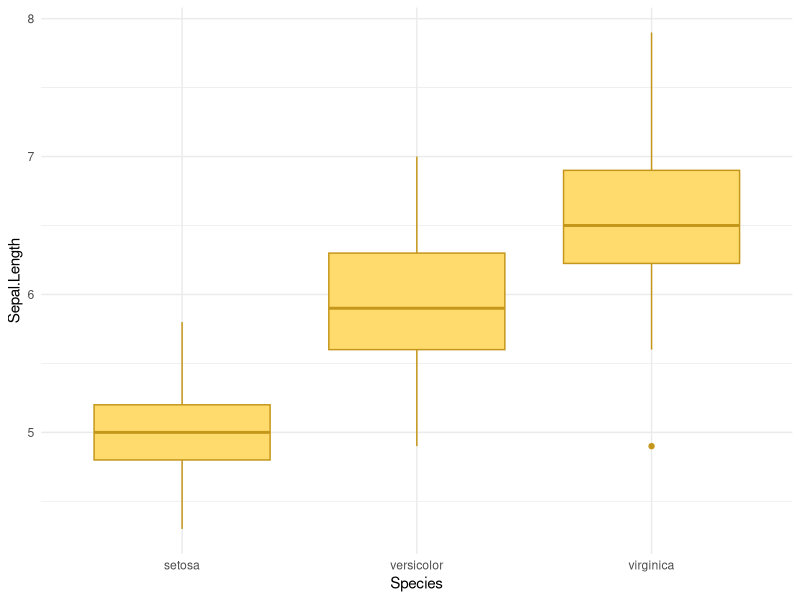
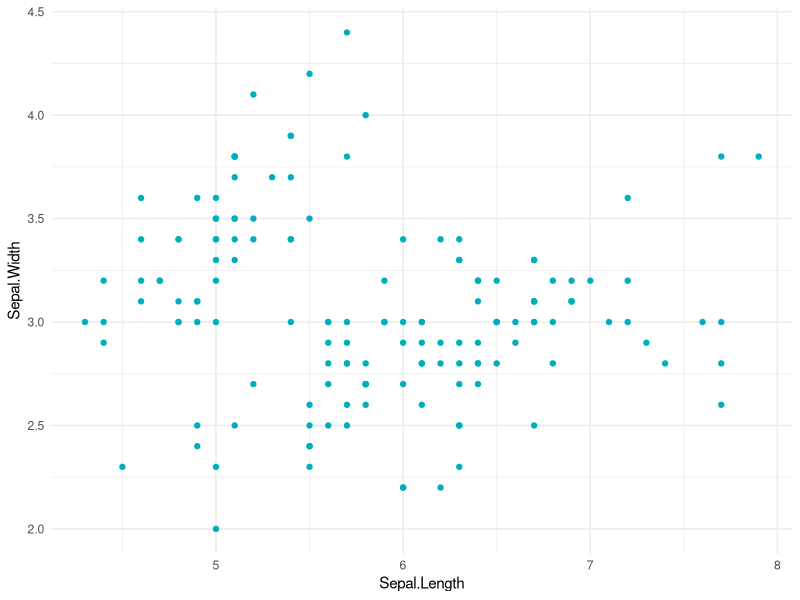
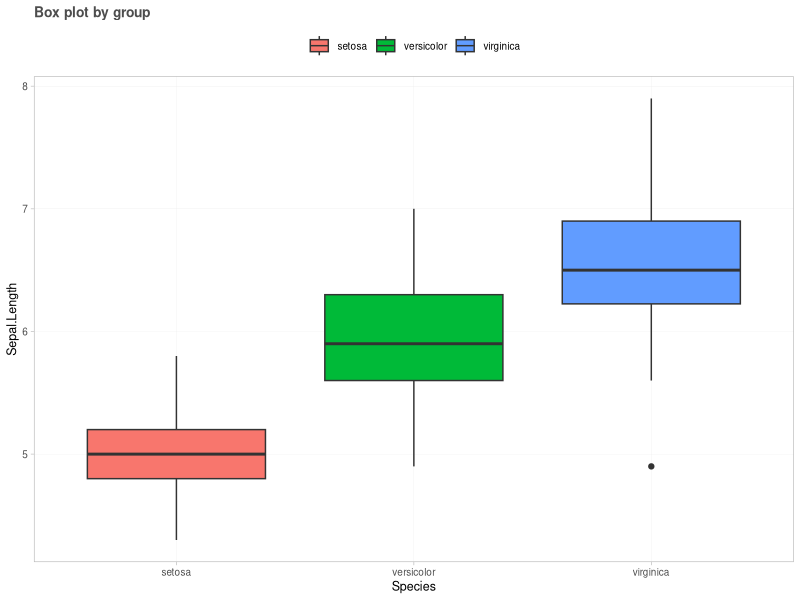
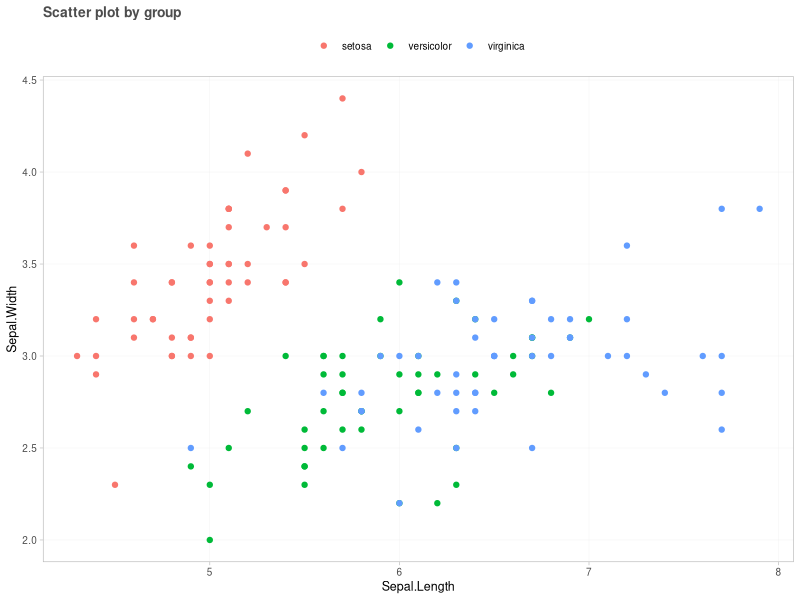
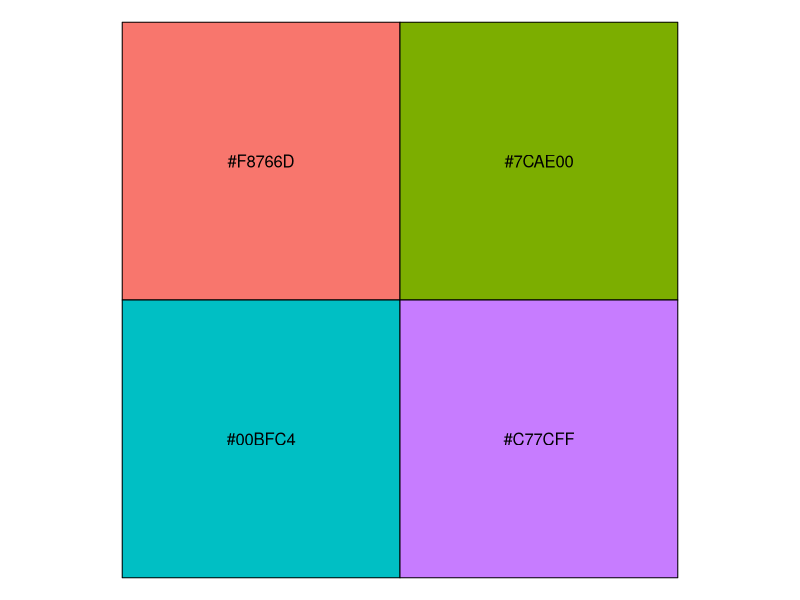
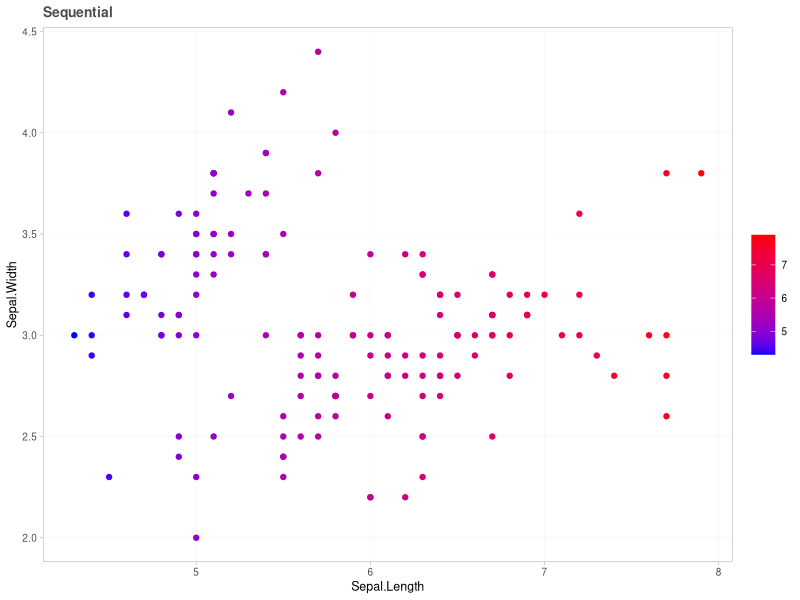
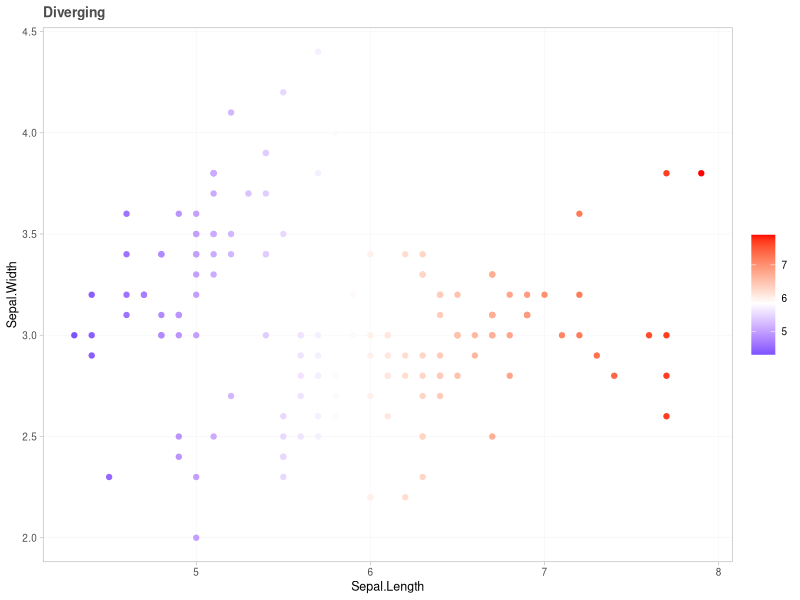
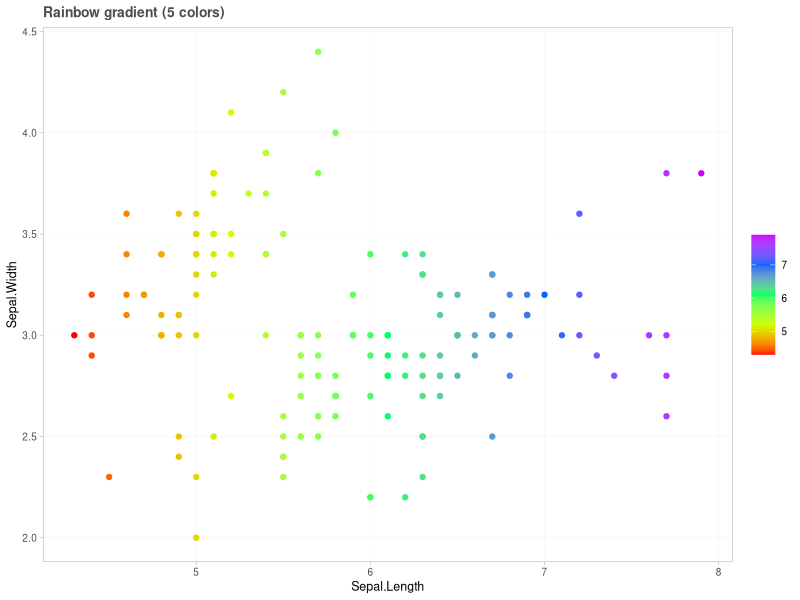

Generate these figures, in order, with R:
## ---- chunk 1
knitr::opts_chunk$set( echo=TRUE, fig.width=5, fig.height=3 )
options(scipen=999) # "Desliga" notação científica. Para "ligar" use scipen=0

library(tidyverse)
library(patchwork)
## ---- chunk 2
theme_set(theme_light(base_size=9))
theme_update(
  panel.grid.minor=element_blank(),
  panel.grid.major=element_line(colour="gray92", linewidth=0.1),
  plot.title=element_text(size=10, colour="gray30", face="bold"),
  plot.subtitle=element_text(face='italic', colour="gray50", size=9),
  plot.caption=element_text(colour="gray50", hjust=0, size=8),
  legend.title=element_blank(),
)
## ---- chunk 3
theme_classic()$panel.grid
## ---- chunk 4
# Box plot
ggplot(iris, aes(Species, Sepal.Length)) + 
  geom_boxplot(fill="#FFDB6D", color="#C4961A") +
  theme_minimal()

# Scatter plot
ggplot(iris, aes(Sepal.Length, Sepal.Width)) + 
  geom_point(color="#00AFBB") +
  theme_minimal()
## ---- chunk 5
ggplot(iris, aes(Species, Sepal.Length)) + 
  geom_boxplot(aes(fill=Species)) +
  theme(legend.position="top") +
  labs(title="Box plot by group")
## ---- chunk 6
ggplot(iris, aes(Sepal.Length, Sepal.Width)) + 
  geom_point(aes(color=Species)) +
  theme(legend.position="top") +
  labs(title="Scatter plot by group")
## ---- chunk 7
scales::show_col(scales::hue_pal()(4))
## ---- chunk 8
# Specify the colors for low and high ends of gradient
ggplot(iris, aes(Sepal.Length, Sepal.Width)) +
  geom_point(aes(color=Sepal.Length)) +
  scale_color_gradient(low="blue", high="red") +
  labs(title="Sequential")
## ---- chunk 9
# Specify also the colour for mid point
ggplot(iris, aes(Sepal.Length, Sepal.Width)) +
  geom_point(aes(color=Sepal.Length)) +
  scale_color_gradient2(midpoint=mean(iris$Sepal.Length), low="blue", mid="white",
                        high="red", space="Lab" ) +
  labs(title="Diverging")
## ---- chunk 10
ggplot(iris, aes(Sepal.Length, Sepal.Width)) +
  geom_point(aes(color=Sepal.Length)) + 
  scale_color_gradientn(colours=rainbow(5)) +
  labs(title="Rainbow gradient (5 colors)")
## ---- chunk 11
library(RColorBrewer)
display.brewer.all() # to check all colorbrewer palettes
## ---- chunk 12
display.brewer.all(colorblindFriendly=TRUE)
## ---- chunk 13
ggplot(iris, aes(Sepal.Length, Sepal.Width))+
  geom_point(aes(color=Species)) +
  scale_color_brewer(palette="Dark2")+
  geom_smooth(aes(color=Species, fill=Species), formula=y ~ x, method="lm") + 
  scale_fill_brewer(palette="Dark2") +
  theme_minimal() +
  theme(legend.position="bottom") +
  labs(title="Brewer on a plot")
## ---- chunk 14
display.brewer.pal(n=8, name="Dark2")
## ---- chunk 15
brewer.pal(3, "Dark2")
## ---- chunk 16
library("viridis")           # Load
viridis(6)
## ---- chunk 17
plt <- function(nome, opt) {
  ggplot(iris, aes(Sepal.Length, Sepal.Width))+
  geom_point(aes(color=Sepal.Length)) +
  scale_color_viridis(option=opt)+
  theme(legend.position="bottom") +
  labs(title=nome, x=element_blank(), y=element_blank())
}
## ---- chunk 18
plt("Magma", "A") + plt("Inferno", "B") + plt("Plasma", "C") + plt("Viridis", "D") +
  plot_annotation(title="GRADIENT color palettes")
## ---- chunk 19
plt <- function(nome, opt) {
  ggplot(iris, aes(Sepal.Length, Sepal.Width))+
  geom_point(aes(color=Species)) +
  geom_smooth(aes(color=Species, fill=Species), formula=y ~ x, method="lm") + 
  scale_color_viridis(discrete=TRUE, option=opt)+
  scale_fill_viridis(discrete=TRUE, option=opt) +
  theme(legend.position="bottom") +
  labs(title=nome, x=element_blank(), y=element_blank())
}

plt("Magma", "A") + plt("Inferno", "B") + plt("Plasma", "C") + plt("Viridis", "D") +
  plot_annotation(title="DISCRETE color palettes")
## ---- chunk 20
rm(list=ls())
## ---- chunk 21
ggplot(data=mpg) + # layer1 => data
  geom_point(        # layer2 => geom (points)
    mapping=aes(x=displ, y=hwy) # mapping => how variables map to visuals
  ) +
  labs(title="Simple scatter plot")
## ---- chunk 22
mpg |>  ggplot(aes(displ, hwy)) +
  geom_smooth(method="lm", se=FALSE,            # linear fit to the data point
              color="blue", size=1) +           # tuning line color and thickness
  geom_point(alpha=0.5, size=2) +               # tuning the transparency and size of data points
  labs(x="Displ", y="Highway consumption",      # adding titles to the axis
       title="Scatter plot with linear fit",      # adding title to the plot
       subtitle="Subtitle goes here",             # adding subtitles to the plot
       caption="Source: goes here")               # adding caption to the plot

## ---- chunk 23
### default smooth fit
p2 <- mpg |> ggplot(aes(displ, hwy)) + 
  geom_smooth(stat="smooth", color="blue", size=1) +
  geom_point() +
  labs(x="Highway consumption", y="Avg. Temperature (°C)",
       title="Smooth fit (default)")

### linear fit
p3 <- mpg |> ggplot(aes(displ, hwy)) + 
  geom_smooth(method="lm", se=FALSE,
              color="blue", size=1) +
  geom_point() +
  labs(x="Highway consumption", y="Avg. Temperature (°C)",
       title="Linear fit")

### user defined formula for fitting
p4 <- mpg |> ggplot(aes(displ, hwy)) + 
  geom_smooth(method="lm", formula=y~x+I(x^2)+I(x^3),        
              color="blue", size=1) +
  geom_point() +
  labs(x="Highway consumption", y="Avg. Temperature (°C)",
       title="User defined function for fitting")

p2 + p3 + p4
## ---- chunk 24
rm(list=ls()) # Limpa o global environment
## ---- chunk 25
(data <- world_bank_pop |> 
   filter(indicator %in% c("SP.POP.TOTL", "SP.URB.TOTL")) |> 
   pivot_longer(3:20, names_to="year", names_transform=as.integer, values_to="pop") |> 
   pivot_wider(names_from=indicator, values_from=pop, values_fill=0) |> 
   mutate(Rural=SP.POP.TOTL - SP.URB.TOTL) |> select(-SP.POP.TOTL) |> 
   pivot_longer(c(SP.URB.TOTL,Rural), names_to="type", values_to="pop", values_drop_na=T) |> 
   mutate(type=ifelse(type=="Rural", type, "Urban")) |> 
   summarise(pop=round(sum(pop)/1e9), .by=c(year, type)))
## ---- chunk 26
data |> summarise(pop=sum(pop), .by=year) |> 
  ggplot(aes(x=year, y=pop, group=1)) +
  geom_line() + geom_point() +
  scale_y_continuous(labels=scales::label_number()) +
  labs(title="Simple line chart", x="Year", y=NULL,
       subtitle="Population (billions)")
## ---- chunk 27
data |> 
  ggplot(aes(x=year, y=pop, group=type, color=type)) +
  geom_line(size=1) + geom_point() +
  scale_color_brewer(palette="Dark2") +
  # Texto: Títulos e notas
  labs(
    title="Line chart by category",
    subtitle="Population by type of location",
    caption="Source: Tidyverse datasets",
    x="Year",
    y="Population (billions)"
  ) +
  theme(
    panel.border=element_rect(fill=NA),
    panel.grid.major.y=element_line(linetype='dashed')
  )
## ---- chunk 28
df <- data.frame(expand.grid(1:100, seq(0, 1, by=.1)))
names(df) <- c("category", "X")
df <- within(df, {
  Y <- pnorm(X, mean=1:100 / 100)
  category <- factor(1:100)
  })

ggplot(data=df, aes(x=X, y=Y, color=as.integer(category), group=category)) +
  geom_line() +
  scale_colour_gradient(
    name="category", low="blue", high="red",
    # Manipulate the labels names on the legend:
    breaks=c(1,50,100), labels=c('Low','Mid','High'), 
  ) +
  labs(title="Line chart with too many categories",
       subtitle="Uses a continuous scale of gradient colors")
## ---- chunk 29
rm(list=ls())
## ---- chunk 30
(data <- midwest |> summarise(across(popwhite:popother, sum), .by=state) |> 
  pivot_longer(popwhite:popother, values_to="pop", names_to="race") |> 
  mutate(race=str_sub(race, 4,-1),
         race=if_else(race %in% c("white"), race, "other"),
         race=factor(race, levels=c("other","white"))) |> 
  summarise(pop=sum(pop), .by=c(state, race)))
## ---- chunk 31
data |> summarise(pop=sum(pop), .by=state) |> 
  ggplot(aes(x=state, y=pop)) +
  # geom_col() == geom_bar(stat="identity") # default=stacked bars
  # geom_bar(stat='identity', fill="lightblue") + 
  geom_col(
    fill="cadetblue", 
    width=.6             # control the width of the columns
  ) +
  geom_text(aes(label=scales::number(pop, scale=1/1e6, accuracy=.1)), 
            vjust=-0.5, size=4) +
  scale_y_continuous(expand=expansion(mult=c(0,.2)), breaks=NULL) +
  theme(panel.grid.major.x=element_blank()) +
  labs(title="Simple bar chart", y=NULL, subtitle="US Midwest population (millions)")
## ---- chunk 32
p1 <- data |> mutate(pop=pop/1e3) |> 
  ggplot(aes(x=state, y=pop, fill=race)) +
  geom_col(color="white") + # default position="stack"
  scale_fill_brewer(palette="Dark2") +
  # Label the groups
  geom_text(aes(label=scales::number(pop, accuracy=1)),
            position=position_stack(vjust=0.5), 
            check_overlap=T,
            color="black", size=4) +
  # Label the total on top of the bars
  geom_text(aes(label=scales::number(after_stat(y), accuracy=1), group=state),
            stat="summary", fun=sum, vjust=-1, 
            fontface="bold") +
  # Create a little breathing space on top of the chart:
  scale_y_continuous(expand=expansion(mult=c(0,0.1)), 
                     labels=scales::label_number()) +
  labs(title="Stacked", y="Population (000s)")


p2 <- data |> 
  mutate(pct=pop/sum(pop), .by=state) |> 
  ggplot(aes(x=state, y=pct, fill=race)) +
  geom_col(color="white") +
  geom_text(aes(label=scales::percent(pct, accuracy=1), group=race), 
            position=position_fill(.5), check_overlap=T) +
  scale_fill_brewer(palette="Dark2") +
  scale_y_continuous(breaks=NULL, expand=expansion(mult=c(0,0))) +
  labs(title="Stacked to 100%", y=NULL)

p1 + p2 + plot_layout(guides='collect')
## ---- chunk 33
mpg |> group_by(class, year=as.factor(year)) |> tally() |> ungroup() |>
  arrange(desc(class)) |> 
  mutate(pos=cumsum(n) - n/2, .by=year) |> # create "position" column as 1/2 the y-axis variable
  ggplot() +
  geom_col(aes(x=year, y=n, fill=class), width=.7, color="white") +
  geom_text(aes(x=year, 
                y=pos, # use "position" column
                label=prettyNum(n, big.mark=".", decimal.mark=",")), 
            vjust=0, size=4, check_overlap=T) +
  scale_fill_brewer(palette="Dark2") +
  scale_y_continuous(expand=c(0,0), breaks=NULL) +
  labs(title="Place data labels in the middle manually",
       y=NULL, x=NULL)
## ---- chunk 34
data |> mutate(pop=pop/1e3) |> 
  ggplot(aes(x=state, y=pop, fill=race)) +
  geom_col(position=position_dodge2(padding=.05)) +
  geom_text(aes(label=scales::number(pop, accuracy=1)), 
            position=position_dodge(0.9), 
            vjust=-0.5, size=3) +
  scale_y_continuous(expand=expansion(mult=c(0,.1)), labels=scales::label_number()) +
  scale_fill_brewer(palette="Dark2") +
  theme(panel.grid.major.x=element_blank(),
        legend.position="top") +
  labs(title="Grouped or Clustered bar chart", y=NULL)
## ---- chunk 35
p1 <- mpg |> 
  summarise(hwy=mean(hwy), .by=manufacturer) |> 
  ggplot(aes(x=manufacturer, y=hwy)) +
  geom_col(fill="cadetblue") +
  geom_text(aes(label=scales::number(hwy,accuracy=1)), hjust=-0.5, size=3) + 
  scale_y_continuous(expand=expansion(mult=c(0,.2))) +
  labs(title="Simple horizontal bar chart") +
  coord_flip()  # <- FLIP AXES

p2 <- mpg |> 
  summarise(hwy=mean(hwy), .by=c(manufacturer, class)) |> 
  ggplot(aes(x=manufacturer, y=hwy, 
             fill=class)) + # defines global fill to group everywhere by product
  geom_col(position=position_dodge(), color="white") + 
  scale_fill_brewer(palette="Dark2") +
  scale_y_continuous(expand=expansion(mult=c(0,.1))) +
  labs(title="Grouped horizontal bar chart") +
  coord_flip()

p1 + p2 + plot_annotation(title="Horizontal bar charts")
## ---- chunk 36
data <- read.table(text = "sample Types Value
sample1 A   -36
sample2 B   31
sample1 C   15
sample2 D   -12
sample1 E   27
sample2 F  16
sample2 G  -10
sample2 H  2
sample2 I  6
sample2 J  -7
sample2 K  -8"
, header=TRUE)

data |> 
  mutate(Types = fct_reorder(Types, Value)) |>
  ggplot(aes(x=Value, y=Types)) +
  geom_col() +
  # FOR DATA LABELS:
  geom_text(
    aes(
      label = Value,
      # x/y mapping determines label position
      # the sign() of a real number is +1/0/−1 if the number is positive/0/negative
      # The coefficient (2) needs to be adjusted to your data
      x = Value + 2 * sign(Value) 
    ), 
    size =3) +
  labs(title="Labeled Horizontal bar chart with positive and negative values")
## ---- chunk 37
(data <- world_bank_pop |> 
   filter(indicator %in% c("SP.POP.TOTL", "SP.URB.TOTL")) |> 
   pivot_longer(3:20, names_to="year", names_transform=as.integer, values_to="pop") |> 
   pivot_wider(names_from=indicator, values_from=pop, values_fill=0) |> 
   mutate(Rural=SP.POP.TOTL - SP.URB.TOTL) |> select(-SP.POP.TOTL) |> 
   pivot_longer(c(SP.URB.TOTL,Rural), names_to="type", values_to="pop", values_drop_na=T) |> 
   mutate(type=ifelse(type=="Rural", type, "Urban")) |> 
   summarise(pop=round(sum(pop)/1e9), .by=c(year, type)))
## ---- chunk 38
data |> 
  ggplot(aes(x=year, y=pop, fill=type, group=type)) +
  geom_area(color="white") +
  scale_fill_brewer(palette="Paired") +
  scale_y_continuous(expand=expansion(mult=c(0,.1))) +
  scale_x_continuous(expand=c(0,0)) +
  labs(title="Simple area chart", x=NULL)
## ---- chunk 39
rm(list=ls()) # Limpa o global environment
## ---- chunk 40
data <- data.frame(
  year=c(2014, 2015, 2016, 2017, 2018, 2019,2020),
  course=c(35, 30, 40, 25, 30, 35, 65),
  pct_enroll=c(0.3, 0.25, 0.3, 0.5, 0.4, 0.2, 0.6)
)

data |> ggplot(aes(x=as.factor(year))) + 
  geom_col(aes(y=course), fill="cadetblue")+
  geom_line(aes(y=pct_enroll, group=1), color="red")+
  scale_y_continuous(expand=expansion(mult=c(0,.1))) +
  labs(title= "Combo bar + line chart on the same axis?",
       x=NULL, y=NULL,
       subtitle="Number of Courses Sold and % enrolled")
## ---- chunk 41
data |> ggplot(aes(x=as.factor(year)))  + 
  geom_col(aes(y=course), fill="cadetblue")+
  geom_line(aes(y=100*pct_enroll, group=1), color="red", size=1) +
  geom_point(aes(y=100*pct_enroll), color="red") +
  scale_y_continuous(
    expand=expansion(mult=c(0,.1)),
    sec.axis=sec_axis(~.*0.01, name="Percent enrolled", labels=scales::percent)
  ) +
  theme(panel.grid.major.x=element_blank()) +
  labs(title= "Combo bar + line chart on the same axis!",
       x=NULL, y="Number of Courses")
## ---- chunk 42
rm(list=ls()) # Limpa o global environment
## ---- chunk 43
# city_mpg <- mpg |>
#   mutate(class=fct_lump(class, 4, other_level="other")) |>
#   group_by(class) |>
#   summarize(
#     mean_mpg=mean(cty),
#     count=n()
#   ) |> mutate(
#     class=fct_reorder(class, count)
#   ) |>
#   mutate(class=fct_reorder(class, -mean_mpg))
# 
# p1 <- ggplot(city_mpg, aes(class, count)) +
#   geom_col(fill="#6297E770") + 
#   scale_y_continuous(
#     expand=expansion(mult=c(0, 0.05)),
#     position="right"
#   ) +
#   theme_minimal_hgrid(11, rel_small=1) + # cowplot theme
#   theme(
#     panel.grid.major=element_line(color="#6297E770"),
#     axis.line.x=element_blank(),
#     axis.text.x=element_blank(),
#     axis.title.x=element_blank(),
#     axis.ticks=element_blank(),
#     axis.ticks.length=grid::unit(0, "pt"),
#     axis.text.y=element_text(color="#6297E7"),
#     axis.title.y=element_text(color="#6297E7")
#   )
# 
# p2 <- ggplot(city_mpg, aes(class, mean_mpg)) + 
#   geom_point(size=3, color="#D5442D") + 
#   scale_y_continuous(limits=c(10, 21)) +
#   theme_half_open(11, rel_small=1) + # cowplot theme
#   theme(
#     axis.ticks.y=element_line(color="#BB2D05"),
#     axis.text.y=element_text(color="#BB2D05"),
#     axis.title.y=element_text(color="#BB2D05"),
#     axis.line.y=element_line(color="#BB2D05")
#   )
# 
# # The resulting plot has dual axes. Plot alignment and plot placement are separated.
# aligned_plots <- align_plots(p1, p2, align="hv", axis="tblr")
# ggdraw(aligned_plots[[1]]) + draw_plot(aligned_plots[[2]])
## ---- chunk 44
rm(list=ls()) # Limpa o global environment
## ---- chunk 45
theme_update(
  panel.border=element_rect(fill=NA)
)
p1 <- ggplot(mtcars) + geom_point(aes(mpg, disp))
p2 <- ggplot(mtcars) + geom_boxplot(aes(gear, disp, group=gear))

p1 + p2 + plot_annotation(title="patchwork: 2 plots side by side")
## ---- chunk 46
p3 <- ggplot(mtcars) + geom_smooth(aes(disp, qsec))
p4 <- ggplot(mtcars) + geom_bar(aes(carb))

(p1 | p2 | p3) / p4 + plot_annotation(title="patchwork: any way you want it")
## ---- chunk 47
p <- ggplot(mpg, aes(displ, cty)) + geom_point()

# Use vars() to supply variables from the dataset:
p + facet_grid(rows=vars(drv)) + 
  labs(title="facet_grid() in rows")
## ---- chunk 48
p + facet_grid(cols=vars(cyl)) + 
  labs(title="facet_grid() in columns")
## ---- chunk 49
p + facet_grid(drv ~ cyl) +
  labs(title="facet_grid in rows and columns")
## ---- chunk 50
p + facet_wrap(drv~cyl, ncol=4) +
  labs(title="facet_wrap in rows and columns (notice the difference?)")
## ---- chunk 51
ggplot(mtcars, aes(mpg, wt, colour=factor(cyl))) +
  geom_point() +
  facet_wrap(~cyl, scales="free_y") +
  theme(legend.position="top") +
  labs(title="Free the scales on Y axis",
       caption="Note: to free the scales on both axis just use scales='free' argument")
## ---- chunk 52
rm(list=ls()) # Limpa o global environment
## ---- chunk 53
library(forcats)

# Reorder following the value of another column:
p1 <- mpg |> group_by(manufacturer) |> tally(name="qtd") |> 
  mutate(manufacturer=fct_reorder(manufacturer, qtd)) |>
  ggplot( aes(x=manufacturer, y=qtd)) +
  geom_col(fill="#f68060", alpha=.6, width=.5) +
  scale_y_continuous(expand=expansion(mult=c(0,.1))) +
  theme(panel.grid.major.y=element_blank()) +
  labs(title="Reorder by the value of a variable", x=NULL, y=NULL) +
  coord_flip()

# Reverse side
p2 <- mpg |> group_by(manufacturer) |> tally(name="qtd") |> 
  mutate(manufacturer=fct_reorder(manufacturer, desc(qtd))) |>
  ggplot( aes(x=manufacturer, y=qtd)) +
  geom_col(fill="#f68060", alpha=.6, width=.5) +
  scale_y_continuous(expand=expansion(mult=c(0,.1))) +
  theme(panel.grid.major.y=element_blank()) +
  labs(title="Reverse the order", x=NULL, y=NULL) +
  coord_flip()

p1 + p2
## ---- chunk 54
# Using sum
p1 <- mpg |>
  mutate(class=fct_reorder(class, hwy, .fun='sum')) |>
  ggplot( aes(x=reorder(class, hwy), y=hwy, fill=class)) + 
  geom_boxplot() +
  labs(title="Using sum of the hwy by class", x="class") +
  coord_flip()

# Using number of observation per group
p2 <- mpg |>
  mutate(class=fct_reorder(class, hwy, .fun='length' )) |>
  ggplot( aes(x=class, y=hwy, fill=class)) + 
  geom_boxplot() +
  labs(title="Using number of obs by class", x=NULL) +
  coord_flip()

p1 + p2 & theme(legend.position="none", panel.border=element_rect(fill=NA))
## ---- chunk 55
mpg_sum <- mpg |> 
  filter(year == 2008) |> 
  
  mutate(
    manufacturer=str_to_title(manufacturer),
    #  group all manufacturers together that do not belong to the top 10
    manufacturer=forcats::fct_lump(manufacturer, n=9) # Lump puts n>9 em "Other"
  ) %>% 
  
  # add counts (data is automatically sorted in descending order)
  count(manufacturer, sort=TRUE) %>%
  
  mutate(
    # first order by appearance with `fct_inorder()`
    # reverse order so that the bar with the highest value is on top
    manufacturer=forcats::fct_rev(forcats::fct_inorder(manufacturer)),
    # move the category “Other” to the end (as the first level)
    manufacturer=forcats::fct_relevel(manufacturer, "Other", after=0)
  ) |> 
  arrange(manufacturer)

mpg_sum
## ---- chunk 56
ggplot(mpg_sum, aes(x=n, y=manufacturer)) +
  geom_col(fill="cadetblue") +
  scale_x_continuous(expand=expansion(mult=c(0,.1))) +
  labs(title="mpg ordered by manufacturer in reverse", y=NULL, x=NULL)
## ---- chunk 57
rm(list=ls()) # Limpa o global environment
## ---- chunk 58
ggplot(mpg, aes(displ, hwy)) + 
  geom_point(aes(colour=factor(cyl))) + 
  labs(
    x="Engine displacement (litres)", 
    y="Highway miles per gallon", 
    color="Título da legenda", #TÍTULO DA LEGENDA ASSUME NOME DADO Á DIMENSÃO DOS ITENS DA LEGENDA
    title="Mileage by engine size and cylinders",
    subtitle="Source: http://fueleconomy.gov"
  ) + 
  theme_light()
## ---- chunk 59
values <- seq(from=-2, to=2, by=.01)
df <- data.frame(x=values, y=values ^ 3)
## ---- chunk 60
ggplot(df, aes(x, y)) + 
  geom_path() + 
  labs(y=quote(f(x) == x^3),
       title="Math expression on the axis title")
## ---- chunk 61
ggplot(data=mpg) + 
  geom_point(mapping=aes(x=displ, y=hwy, color=drv)) +
  scale_colour_discrete(
    labels=c("4"="4 wheel drive",
               "f"="front wheel drive",
               "r"="rear wheel drive")
  ) + 
  labs(
    title="Custom legend labels",
    x="Engine Size (Liters)", 
    y="Fuel Efficiency (Miles per Gallon)", 
    colour="Number of cylinders"
  ) +
  theme(legend.title=element_text(),
        axis.title=element_text())
## ---- chunk 62
p1 <- mpg |> group_by(class, year=as.factor(year)) |> 
  tally() |> 
  ggplot() +
  geom_bar(aes(x=year, y=n, fill=class),stat="identity") +
  scale_fill_brewer(palette="Set2") +
  scale_y_continuous(expand=c(0,0), labels=scales::number) +
  theme_bw() +
  labs(title="Original")

p2 <- mpg |> group_by(class, year=as.factor(year)) |> 
  tally() |> 
  ggplot() +
  geom_bar(aes(x=year, y=n, fill=class),stat="identity") +
  scale_y_continuous(expand=c(0,0), labels=scales::number) +
  # reverse legend order - can be used on any scale_fill_* or scale_color_*
  scale_fill_brewer(palette="Set2", guide=guide_legend(reverse=TRUE)) +
  theme_bw() +
  labs(title="Reverse legend order")

p1 + p2
## ---- chunk 63
mpg |> 
  summarise(hwy=mean(hwy), cty=mean(cty), .by=manufacturer) |> 
  ggplot(aes(x=manufacturer)) + 
  # specify color for line/ fill for bar inside aes(); you can assign a label for the legend
  geom_line(aes(y=hwy, group=1, color="Highway"), size=1) + 
  geom_point(aes(y=hwy, color="Highway")) +
  geom_col( aes(y=cty, fill="City")) +
  # then assign the desired color to the labels specified above
  scale_color_manual(name="", values=c("Highway"="red")) +
  scale_fill_manual(name="", values=c("City"="slategray")) +
  scale_y_continuous(expand=expansion(mult=c(0,.1))) +
  scale_x_discrete(guide=guide_axis(angle=45)) +
  labs(
    x=NULL, 
    y="Miles per Gallon" ,
    title="A legend for each geom"
  )
## ---- chunk 64
plot <- ggplot(mpg, aes(drv, hwy)) + 
  geom_hline(yintercept=28, colour="red") + 
  geom_boxplot()

p1 <- plot + labs(title="Original")

p2 <- plot + labs(title="coord_cartesian", subtitle="works as expected") +
  coord_cartesian(ylim=c(10, 35)) 

p3 <- plot + labs(title="setting limits", subtitle="distorts the boxplot") +
  ylim(10, 35)  

p1 + p2 + p3
## ---- chunk 65
plot + scale_y_continuous(breaks=NULL) + labs(title="Y Axis breaks=NULL")
## ---- chunk 66
p1 <- plot + scale_y_continuous(breaks=scales::breaks_width(5)) + 
  labs(title="fixed @ 5")

p2 <- plot + scale_y_continuous(breaks=scales::breaks_width(5, offset(10))) + 
  labs(title="+ offset")

p3 <- plot + scale_y_continuous(breaks=scales::breaks_width(5, offset(-10))) + 
  labs(title="- offset")

p1 + p2 + p3 + plot_annotation(title="Setting 'breaks_width()' argument on 'scale_*_continuous()'")
## ---- chunk 67
rm(list=ls())
## ---- chunk 68
ts.dia <- as_tibble(EuStockMarkets) |> cbind(
  DATE=seq.Date(as.Date("1991-1-1"), by="days", length.out=1860)
) |> 
  rename_with(tolower) |> 
  pivot_longer(dax:ftse)

ts.dia |> 
  group_by(ano=make_date(year(date),1,1), name) |> 
  summarise(value=mean(value), .groups="drop") |> 
  ggplot(aes(x=ano, y=value, group=name, color=name)) +
  geom_line() + geom_point() +
  scale_color_brewer(palette="Spectral") +
  scale_y_continuous(labels=scales::number) +
  scale_x_date(
    # labels=scales::label_date_short(), # formata texto de x-axis
    labels=scales::label_date("%y"),
    date_breaks="1 year", # “sec", "min", "hour", "day", "week", "month", "year"
    # expand=c(0.01,0.01), # respiro nas laterais das barras
  ) + 
  labs(title="Formatting a date axis by year", x="Year", y=NULL)
## ---- chunk 69
ts.dia |> 
  group_by(mes=make_date(year(date),month(date),1), name) |> 
  summarise(value=mean(value), .groups="drop") |> 
  ggplot(aes(x=mes, y=value, group=name, color=name)) +
  geom_line(size=.8) + 
  scale_color_brewer(palette="Spectral") +
  scale_y_continuous(labels=scales::number) +
  scale_x_date(
    labels=scales::label_date_short(), # formata texto de x-axis
    date_breaks="6 months",
    # breaks=seq.Date(min(ts.dia$date), max(ts.dia$date),by="6 months")
    expand=c(0,0), # respiro nas laterais das barras
  ) + 
  labs(title="Formatting a date axis by month", x="Month", y=NULL)
## ---- chunk 70
ts.dia |> 
  ggplot(aes(x=date, y=value, group=name, color=name)) +
  geom_line(size=.6) + 
  scale_color_brewer(palette="Spectral") +
  scale_y_continuous(labels=scales::number) +
  scale_x_date(
    labels=scales::label_date_short(), # formata texto de x-axis
    # date_breaks="6 months",
    expand=c(0,0), # respiro nas laterais das barras
  ) + 
  labs(title="Formatting a date axis by day", x=NULL, y=NULL)
## ---- chunk 71
rm(list=ls()) # Limpa o global environment
## ---- chunk 72
population |> 
  ggplot(aes(x=as.factor(year), y=population)) +
  geom_col(fill="cadetblue") +
  scale_y_continuous(labels=scales::label_number(scale=1/1e9), 
                     expand=expansion(mult=c(0,0.05))) +
  scale_x_discrete(expand=expansion(mult=c(0.03,0.03)), guide=guide_axis(angle=45)) +
  theme(panel.border=element_rect(fill=NA)) +
  labs(x=NULL, title="Axis labels at an angle")
## ---- chunk 73
txhousing |> mutate(date=make_date(year,month,1)) |> 
  filter(city %in% c("Austin", "Houston")) |> 
  na.omit() |> 
  ggplot(aes(x=date, y=sales, group=city, color=city)) +
  geom_line() + geom_point() +
  scale_color_brewer(palette="Dark2") +
  scale_x_date(
    breaks=seq(as_date("2010-01-01"), as_date("2015-01-01"), by="6 months"),
    labels=scales::label_date_short(), # formata texto de x-axis
    limits=c(as_date("2010-01-01"), NA),
    # date_breaks="3 months", # “sec", "min", "hour", "day", "week", "month", "year"
    # labels=scales::label_date("%y"),
    expand=c(0.01,0.01), # respiro nas laterais das barras
  ) + 
  labs(x=NULL, title="Format the date axis")
## ---- chunk 74
df <- data.frame(
  x=c(1, 1, 2, 2, 1.5),
  y=c(1, 2, 1, 2, 1.5),
  text=c("bottom-left", "bottom-right", "top-left", "top-right", "center")
)


ggplot(df, aes(x, y)) +
  geom_text(aes(label=text)) +
  labs(title="Include data labels on the plot")
## ---- chunk 75
ggplot(df, aes(x, y)) +
  geom_text(aes(label=text), vjust="inward", hjust="inward") +
  labs(title="adjust the positioning using 'inward'")
## ---- chunk 76
df <- data.frame(
  x=factor(c(1, 1, 2, 2)),
  y=c(1, 3, 2, 1),
  grp=c("a", "b", "a", "b")
)
## ---- chunk 77
ggplot(data=df, aes(x, y, group=grp)) +
  geom_col(aes(fill=grp), position=position_dodge()) +
  geom_text(aes(label=y), position=position_dodge()) +
  scale_y_continuous(expand=expansion(mult=c(0,.1))) +
  theme(legend.position="top") +
  labs(title="How to positon data labels on a grouped bar chart",
       subtitle="ggplot doesn't know you want labels with the same virtual width as the bars",
       x=NULL, y=NULL)
## ---- chunk 78
ggplot(data=df, aes(x, y, group=grp)) +
  geom_col(aes(fill=grp), position=position_dodge()) +
  geom_text(aes(label=y), position=position_dodge(0.9)) +
  scale_y_continuous(expand=expansion(mult=c(0,.1))) +
  theme(legend.position="top") +
  labs(title="How to positon data labels on a grouped bar chart",
       subtitle="So tell ggplot what you want",
       x=NULL, y=NULL)
## ---- chunk 79
ggplot(data=df, aes(x, y, group=grp)) +
  geom_col(aes(fill=grp), position=position_dodge()) +
  geom_text(
    aes(label=y, y=y + 0.05),
    position=position_dodge(0.9),
    vjust=0
  )  +
  scale_y_continuous(expand=expansion(mult=c(0,.1))) +
  theme(legend.position="top") +
  labs(title="How to positon data labels on a grouped bar chart",
       subtitle="You can't nudge and dodge text, so instead adjust the y position",
       x=NULL, y=NULL)
## ---- chunk 80
ggplot(data=df, aes(x, y, group=grp)) +
  geom_col(aes(fill=grp), color="white", width=.5) +
  geom_text(aes(label=y), position=position_stack(vjust=0.5))  +
  scale_y_continuous(expand=expansion(mult=c(0,.1))) +
  theme(legend.position="top") +
  labs(title="How to positon data labels on a stacked bar chart",
       subtitle="To place text in the middle of each bar, set vjust parameter",
       x=NULL, y=NULL)
## ---- chunk 81
p <- ggplot(mtcars, aes(wt, mpg, label=rownames(mtcars)))

p + geom_text()

p + geom_text(check_overlap=TRUE) # Avoid overlaps

p + geom_label() # Labels with background

p + geom_text(size=10) # Change size of the label

# Position data labels ==========================
p +
  geom_point() +
  geom_text(hjust=0, nudge_x=0.05)
p +
  geom_point() +
  geom_text(vjust=0, nudge_y=0.5)
p +
  geom_point() +
  geom_text(angle=45)


# Add aesthetic mappings
p + geom_text(aes(colour=factor(cyl)))
p + geom_text(aes(colour=factor(cyl))) + scale_colour_discrete(l=40)
p + geom_label(aes(fill=factor(cyl)), colour="white", fontface="bold")

p + geom_text(aes(size=wt))

# Scale height of text, rather than sqrt(height)
p +
  geom_text(aes(size=wt)) +
  scale_radius(range=c(3,6))

# You can display expressions by setting parse=TRUE.  The
# details of the display are described in ?plotmath, but note that
# geom_text uses strings, not expressions.
p +
  geom_text(
    aes(label=paste(wt, "^(", cyl, ")", sep="")),
    parse=TRUE
  )
## ---- chunk 82
rm(list=ls())
## ---- chunk 83
presidential <- subset(presidential, start > economics$date[1] & start <= max(economics$date))
## ---- chunk 84
ggplot(economics, aes(date, unemploy)) + 
  geom_line() +
  scale_x_date(expand=c(0,0), date_breaks="10 years",
               limits=c(as_date("1970-1-1"),max(presidential$end)), 
               labels=scales::label_date("%Y")) +
  labs(title="US unemployment over time", y=NULL, x=NULL)
## ---- chunk 85
economics |> na.omit() |> ggplot() + 
  # Shading:
  geom_rect(
    data=presidential, 
    aes(xmin=start, xmax=end, fill=party), 
    ymin=-Inf, ymax=Inf, 
    alpha=0.2, color="black"
  ) +
  geom_text(
    data=presidential, 
    aes(x=start, y=2500, label=name), 
    size=3, vjust=0, hjust=0, nudge_x=100
  ) +
  theme(legend.position="top") +
  geom_line(aes(date, unemploy)) + 
  scale_fill_manual(values=c("blue", "red")) +
  scale_x_date(expand=c(0,0), date_breaks="10 years", limits=c(as_date("1970-1-1"),NA), 
               labels=scales::label_date("%Y")) +
  labs(title="Annotations on top of the plot", x=NULL, y=NULL)
## ---- chunk 86
rm(list=ls()) # Limpa o global environment
## ---- chunk 87
annotation <- "Unemployment rates in the US\nhave varied a lot over the years"
# paste(strwrap("Unemployment rates in the US have varied a lot over the years", 40), collapse="\n")

economics |> 
  ggplot(aes(x=date, y=unemploy)) + 
  geom_line() + 
  geom_text(
    aes(x=min(economics$date), y=max(economics$unemploy), label=annotation), 
    hjust=-0.05, vjust=1, size=3.5, color="gray40"
  ) +
  scale_x_date(expand=c(0,0), date_breaks="10 years",
               labels=scales::label_date("%Y")) +
  labs(title="A single text annotation on a plot", y=NULL, x=NULL)
## ---- chunk 88
rm(list=ls()) # Limpa o global environment
## ---- chunk 89
p <- ggplot(mpg, aes(displ, hwy)) +
  geom_point(
    data=filter(mpg, manufacturer == "subaru"), 
    colour="orange",
    size=3
  ) +
  geom_point() 


p + 
  annotate(geom="point", x=5.5, y=40, colour="orange", size=3) + 
  annotate(geom="point", x=5.5, y=40) + 
  annotate(geom="text",  x=5.6, y=40, label="subaru", hjust="left") +
  labs(title="Highlighting data points with legend inside the plot area")
## ---- chunk 90
p + 
  annotate(
    geom="curve", x=4, y=35, xend=2.65, yend=27, 
    curvature=.3, arrow=arrow(length=unit(2, "mm"))
  ) +
  annotate(geom="text", x=4.1, y=35, label="subaru", hjust="left") +
  labs(title="Highlighting data points with an arrow legend")
## ---- chunk 91
ggplot(diamonds, aes(log10(carat), log10(price))) + 
  geom_bin2d() + 
  facet_wrap(vars(cut), nrow=1) +
  viridis::scale_fill_viridis(direction=-1, option="D") +
  labs(title="Visual aids to compare facets", y=NULL, x=NULL)
## ---- chunk 92
mod_coef <- coef(lm(log10(price) ~ log10(carat), data=diamonds))
ggplot(diamonds, aes(log10(carat), log10(price))) + 
  geom_bin2d() + 
  geom_abline(intercept=mod_coef[1], slope=mod_coef[2], 
              colour="grey20", size=1) + 
  facet_wrap(vars(cut), nrow=1) +
  viridis::scale_fill_viridis(direction=-1, option="D")  +
  labs(title="Adding a reference line", y=NULL, x=NULL)
## ---- chunk 93
rm(list=ls()) # Limpa o global environment
## ---- chunk 94
(plot <- as_tibble(USArrests, rownames="States") |> 
   ggplot(aes(y=fct_reorder(States, Murder, .desc=FALSE), x=Murder)) + 
   geom_col(fill="red") +
   labs(
     y="US States",
     x="Murders per 100.000",
     title="Murder Rate per US State"
   ))
## ---- chunk 95
plot %+% (as_tibble(USArrests, rownames="States")[,c(1,3)]  |> 
            rename(Murder=Assault)) + # renames the variable for the plot
   labs(
     y="US States",
     x="Assaults per 100.000",        # but specifies the title of the visual on the plot
     title="Assault Rate per US State"
   )
